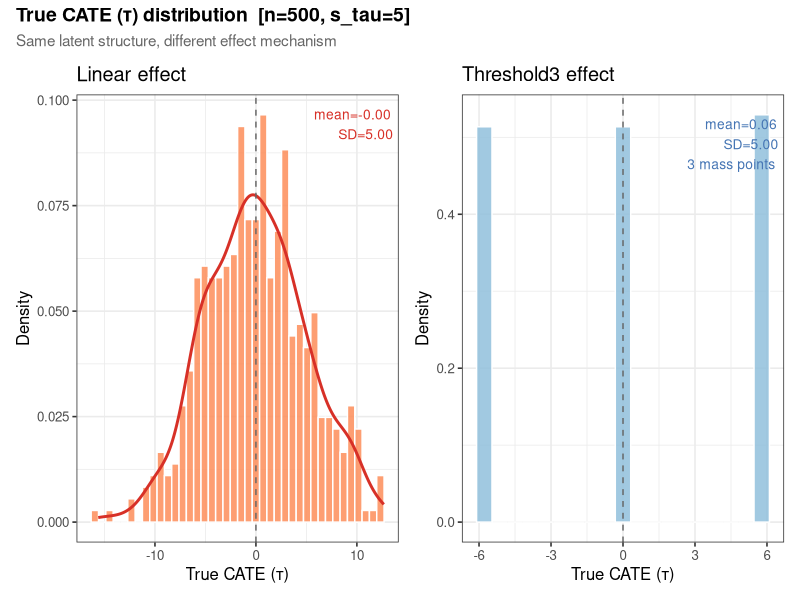
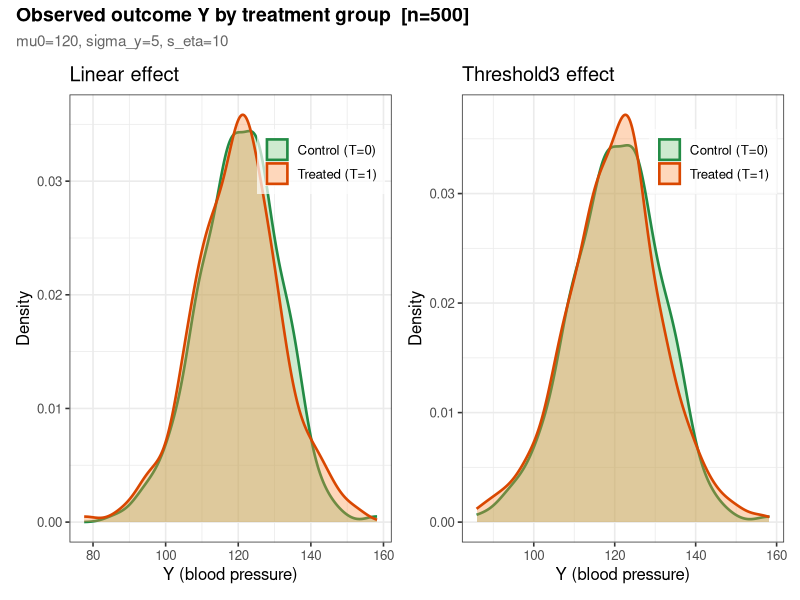
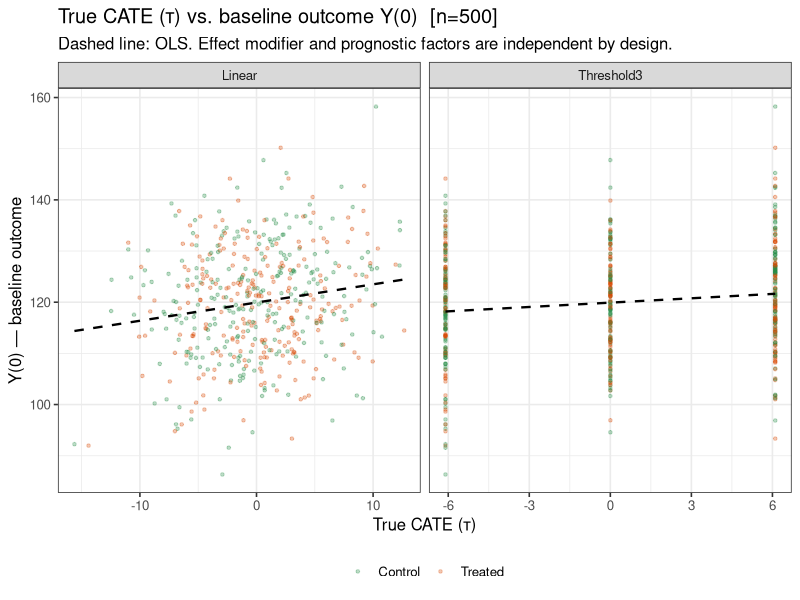
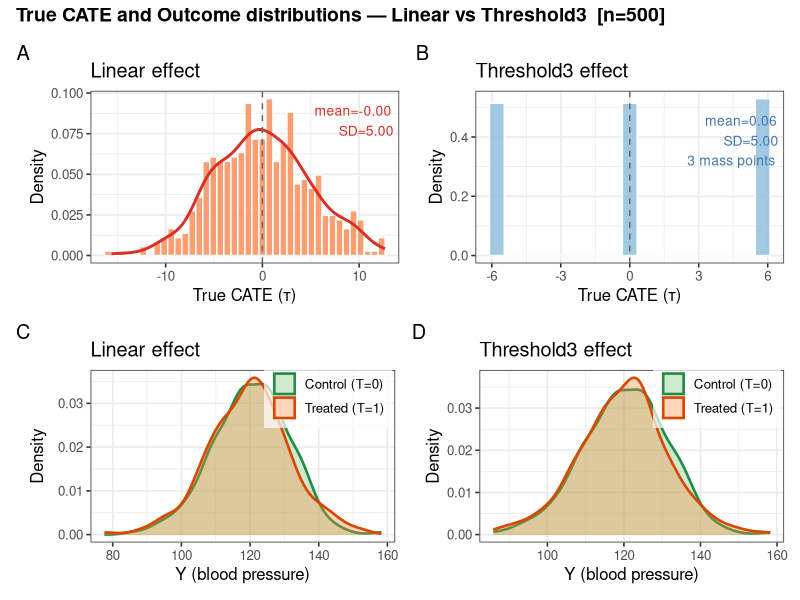

Source code (R) for these figures, in order:
#!/usr/bin/env Rscript
# visualize_cate_outcome.R
# 真のCATE（tau）とアウトカム（Y）の分布を linear / threshold3 両方で可視化
# Run from repo root: Rscript sandbox/visualize_cate_outcome.R

suppressPackageStartupMessages({
  library(ggplot2)
  library(patchwork)
})

out_dir <- "sandbox/benchmark_results/cate_demo_v02"
dir.create(out_dir, recursive = TRUE, showWarnings = FALSE)

# ---- DGP パラメータ（run_cate_demo_v02.R と同一） ----
n            <- 500
p            <- 50
K            <- 5
sigma_lambda <- 0.3
sigma_e      <- 0.3
theta_nb     <- 10
libsize_sd   <- 0.2
M_genes      <- 1:5
P_genes      <- 6:10
s_tau        <- 5
s_eta        <- 10
beta_A       <- 3
beta_P       <- 1
sigma_y      <- 5
mu0          <- 120

# ---- 共通DGP（潜在構造・観測まで、seed固定） ----
generate_base <- function(n, seed) {
  set.seed(seed)
  A      <- rnorm(n, 0, 1)
  G      <- matrix(rnorm(n * K), n, K)
  Lambda <- matrix(rnorm(p * K, 0, sigma_lambda), p, K)
  b0     <- rnorm(p, log(50), 0.2)
  bA     <- rnorm(p, 0.15, 0.05)
  eps_E  <- matrix(rnorm(n * p, 0, sigma_e), n, p)
  E      <- outer(rep(1, n), b0) + outer(A, bA) + G %*% t(Lambda) + eps_E

  s      <- exp(rnorm(n, 0, libsize_sd))
  mu_mat <- exp(E) * s
  C      <- matrix(rnbinom(n * p, size = theta_nb, mu = as.vector(mu_mat)), n, p)

  T_vec  <- rbinom(n, 1, 0.5)

  # 予後（effect_typeに依存しない）
  v   <- rowSums(E[, P_genes])
  vc  <- v - mean(v)
  eta_raw <- beta_A * A + beta_P * vc
  eta <- eta_raw * (s_eta / sd(eta_raw))
  eps_y <- rnorm(n, 0, sigma_y)

  # 修飾スコア（effect_typeに依存）
  u  <- rowSums(E[, M_genes])
  uc <- u - mean(u)

  list(A = A, E = E, u = u, uc = uc, eta = eta, eps_y = eps_y,
       T_vec = T_vec, mu0 = mu0)
}

make_tau <- function(base, effect_type) {
  if (effect_type == "linear") {
    tau_raw <- base$uc
  } else {
    q1 <- quantile(base$u, 0.33)
    q2 <- quantile(base$u, 0.66)
    tau_raw <- ifelse(base$u <= q1, -1, ifelse(base$u <= q2, 0, 1))
  }
  sd_tau <- sd(tau_raw)
  if (sd_tau < 1e-8) rep(0, length(tau_raw)) else tau_raw * (s_tau / sd_tau)
}

make_outcomes <- function(base, tau) {
  Y0 <- base$mu0 + base$eta + base$eps_y
  Y1 <- Y0 + tau
  Y  <- Y0 + base$T_vec * tau
  list(Y0 = Y0, Y1 = Y1, Y = Y)
}

# n=500 の seed（linear: 20270215, threshold3: 20270315）を使用
# 同一潜在構造で比較するため linear の seed を共通で使用
base <- generate_base(n = 500, seed = 20270215)

results <- lapply(c("linear", "threshold3"), function(et) {
  tau <- make_tau(base, et)
  out <- make_outcomes(base, tau)
  list(
    effect_type = et,
    tau   = tau,
    Y     = out$Y,
    Y0    = out$Y0,
    Y1    = out$Y1,
    T_vec = base$T_vec
  )
})

# ================================================================
# 図1: tau の分布（linear vs threshold3）
# ================================================================
df_tau <- do.call(rbind, lapply(results, function(r) {
  data.frame(
    tau         = r$tau,
    effect_type = r$effect_type
  )
}))
df_tau$effect_type <- factor(df_tau$effect_type,
                              levels = c("linear", "threshold3"),
                              labels = c("Linear", "Threshold3"))

tau_stats <- aggregate(tau ~ effect_type, data = df_tau,
                       FUN = function(x) c(mean = mean(x), sd = sd(x),
                                           q05 = quantile(x, 0.05),
                                           q95 = quantile(x, 0.95)))

p_tau_lin <- ggplot(subset(df_tau, effect_type == "Linear"), aes(x = tau)) +
  geom_histogram(aes(y = after_stat(density)), bins = 40,
                 fill = "#FC8D59", color = "white", alpha = 0.85) +
  geom_density(color = "#D73027", linewidth = 1.0) +
  geom_vline(xintercept = 0, linetype = "dashed", color = "grey40") +
  annotate("text", x = Inf, y = Inf, hjust = 1.1, vjust = 1.5,
           label = sprintf("mean=%.2f\nSD=%.2f",
                           mean(subset(df_tau, effect_type=="Linear")$tau),
                           sd(subset(df_tau, effect_type=="Linear")$tau)),
           size = 3.5, color = "#D73027") +
  labs(title = "Linear effect", x = "True CATE (τ)", y = "Density") +
  theme_bw(base_size = 12)

p_tau_thr <- ggplot(subset(df_tau, effect_type == "Threshold3"), aes(x = tau)) +
  geom_histogram(aes(y = after_stat(density)), bins = 20,
                 fill = "#91BFDB", color = "white", alpha = 0.85) +
  geom_vline(xintercept = 0, linetype = "dashed", color = "grey40") +
  annotate("text", x = Inf, y = Inf, hjust = 1.1, vjust = 1.5,
           label = sprintf("mean=%.2f\nSD=%.2f\n3 mass points",
                           mean(subset(df_tau, effect_type=="Threshold3")$tau),
                           sd(subset(df_tau, effect_type=="Threshold3")$tau)),
           size = 3.5, color = "#4575B4") +
  labs(title = "Threshold3 effect", x = "True CATE (τ)", y = "Density") +
  theme_bw(base_size = 12)

fig1 <- (p_tau_lin | p_tau_thr) +
  plot_annotation(
    title    = "True CATE (τ) distribution  [n=500, s_tau=5]",
    subtitle = "Same latent structure, different effect mechanism",
    theme    = theme(plot.title    = element_text(size = 14, face = "bold"),
                     plot.subtitle = element_text(size = 11, color = "grey40"))
  )

ggsave(file.path(out_dir, "dgp_viz_07_tau_distribution.png"),
       fig1, width = 10, height = 4.5, dpi = 150)
cat("Saved: dgp_viz_07_tau_distribution.png\n")


# ================================================================
# 図2: アウトカム Y の分布（治療群別、linear vs threshold3）
# ================================================================
df_Y <- do.call(rbind, lapply(results, function(r) {
  data.frame(
    Y           = r$Y,
    T           = factor(r$T_vec, labels = c("Control (T=0)", "Treated (T=1)")),
    effect_type = r$effect_type
  )
}))
df_Y$effect_type <- factor(df_Y$effect_type,
                            levels = c("linear", "threshold3"),
                            labels = c("Linear", "Threshold3"))

p_Y_lin <- ggplot(subset(df_Y, effect_type == "Linear"),
                  aes(x = Y, fill = T, color = T)) +
  geom_density(alpha = 0.35, linewidth = 0.9) +
  scale_fill_manual(values  = c("#74C476", "#FD8D3C")) +
  scale_color_manual(values = c("#238B45", "#D94701")) +
  labs(title = "Linear effect", x = "Y (blood pressure)", y = "Density",
       fill = NULL, color = NULL) +
  theme_bw(base_size = 12) +
  theme(legend.position = c(0.78, 0.85),
        legend.background = element_rect(fill = alpha("white", 0.7)))

p_Y_thr <- ggplot(subset(df_Y, effect_type == "Threshold3"),
                  aes(x = Y, fill = T, color = T)) +
  geom_density(alpha = 0.35, linewidth = 0.9) +
  scale_fill_manual(values  = c("#74C476", "#FD8D3C")) +
  scale_color_manual(values = c("#238B45", "#D94701")) +
  labs(title = "Threshold3 effect", x = "Y (blood pressure)", y = "Density",
       fill = NULL, color = NULL) +
  theme_bw(base_size = 12) +
  theme(legend.position = c(0.78, 0.85),
        legend.background = element_rect(fill = alpha("white", 0.7)))

fig2 <- (p_Y_lin | p_Y_thr) +
  plot_annotation(
    title    = "Observed outcome Y by treatment group  [n=500]",
    subtitle = sprintf("mu0=%.0f, sigma_y=%.0f, s_eta=%.0f", mu0, sigma_y, s_eta),
    theme    = theme(plot.title    = element_text(size = 14, face = "bold"),
                     plot.subtitle = element_text(size = 11, color = "grey40"))
  )

ggsave(file.path(out_dir, "dgp_viz_08_outcome_by_treatment.png"),
       fig2, width = 10, height = 4.5, dpi = 150)
cat("Saved: dgp_viz_08_outcome_by_treatment.png\n")


# ================================================================
# 図3: tau と Y の散布図（τ vs Y0、τとの関係確認）
# ================================================================
df_scatter <- do.call(rbind, lapply(results, function(r) {
  data.frame(
    tau         = r$tau,
    Y0          = r$Y0,
    T           = factor(r$T_vec, labels = c("Control", "Treated")),
    effect_type = r$effect_type
  )
}))
df_scatter$effect_type <- factor(df_scatter$effect_type,
                                  levels = c("linear", "threshold3"),
                                  labels = c("Linear", "Threshold3"))

fig3 <- ggplot(df_scatter, aes(x = tau, y = Y0, color = T)) +
  geom_point(alpha = 0.3, size = 0.9) +
  geom_smooth(aes(group = 1), method = "lm", se = FALSE,
              color = "black", linetype = "dashed", linewidth = 0.8) +
  scale_color_manual(values = c("#238B45", "#D94701")) +
  facet_wrap(~effect_type, scales = "free_x") +
  labs(
    title    = "True CATE (τ) vs. baseline outcome Y(0)  [n=500]",
    subtitle = "Dashed line: OLS. Effect modifier and prognostic factors are independent by design.",
    x = "True CATE (τ)", y = "Y(0) — baseline outcome",
    color = NULL
  ) +
  theme_bw(base_size = 12) +
  theme(legend.position = "bottom")

ggsave(file.path(out_dir, "dgp_viz_09_tau_vs_Y0.png"),
       fig3, width = 10, height = 5, dpi = 150)
cat("Saved: dgp_viz_09_tau_vs_Y0.png\n")


# ================================================================
# 図4: 4パネル統合図（tau + Y をまとめて比較）
# ================================================================
fig4 <- (p_tau_lin | p_tau_thr) / (p_Y_lin | p_Y_thr) +
  plot_annotation(
    title    = "True CATE and Outcome distributions — Linear vs Threshold3  [n=500]",
    tag_levels = "A",
    theme    = theme(plot.title = element_text(size = 14, face = "bold"))
  )

ggsave(file.path(out_dir, "dgp_viz_10_combined_tau_outcome.png"),
       fig4, width = 11, height = 9, dpi = 150)
cat("Saved: dgp_viz_10_combined_tau_outcome.png\n")

cat("\n全図の保存完了:", out_dir, "\n")
